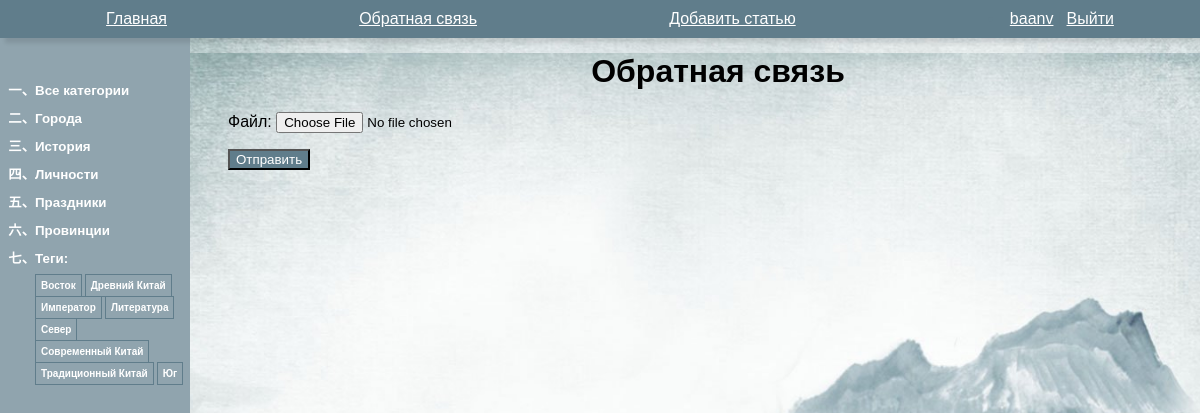
The app's page /china/about/ (signed in) with its own data.
### users/models.py (models this page shows)
class User(AbstractUser):
    photo = models.ImageField(upload_to="users/%Y/%m/%d/", blank=True, null=True, verbose_name="Фотография")
    date_birth = models.DateTimeField(blank=True, null=True, verbose_name="Дата рождения")

### china/models.py (models this page shows, shortened)
class Category(models.Model):
    name = models.CharField(max_length=100, db_index=True,
                            verbose_name="Категория")
    slug = models.SlugField(max_length=255,
                            unique=True, db_index=True)
    def get_absolute_url(self):
        return reverse('category', kwargs={'cat_slug':
                                               self.slug})
    class Meta:
        verbose_name = 'Категория'
        verbose_name_plural = 'Категории'

class TagPost(models.Model):
    tag = models.CharField(max_length=100,
                           db_index=True)
    slug = models.SlugField(max_length=255,
                            unique=True, db_index=True)
    def get_absolute_url(self):
        return reverse('tag', kwargs={'tag_slug': self.slug})

### china/views.py (the view)
# urls.py: path('about/', views.about, name='about'),
@login_required
def about(request):
    if request.method == "POST":
        form = UploadFileForm(request.POST,
                              request.FILES)
        if form.is_valid():
            fp = UploadFiles(file=form.cleaned_data['file'])
            fp.save()
    else:
        form = UploadFileForm()
    return render(request, 'china/about.html',
                  {'title': 'Обратная связь',  'form': form})

### china/forms.py
class UploadFileForm(forms.Form):
    file = forms.FileField(label="Файл")

### china/templatetags/china_tags.py (called while the page is built)
@register.inclusion_tag('china/list_categories.html')
def show_categories(cat_selected_id=0):
    cats = Category.objects.annotate(total=Count("posts")).filter(total__gt=0)
    return {"cats": cats, "cat_selected": cat_selected_id}

@register.inclusion_tag('china/list_tags.html')
def show_all_tags():
    return {"tags":
                TagPost.objects.annotate(total=Count("tags")).filter(total__gt=0)}

### users/context_processors.py (called while the page is built)
def get_china_context(request):
    return {'mainmenu': menu}

### china/templates/china/about.html (shortened to what this page needs)
{% extends 'base.html' %}
{% block content %}
<h1>{{title}}</h1>
<form action="" method="post" enctype="multipart/form-data">
 {{ form.as_p }}
 <button type="submit">Отправить</button></p>
</form>
{% endblock %}

### templates/base.html (shortened to what this page needs)
<!DOCTYPE html>
{% load static %}
{% load china_tags %}
{% autoescape off %}
<html>
<head>
    <link type="text/css" href="{% static 'china/css/styles.css' %}" rel="stylesheet"/>
</head>
<body>
{% block mainmenu %}
<nav>
    {% for m in mainmenu %}
    <a href="{% url m.url_name %}">{{ m.title }}</a>
    {% endfor %}
    {% if user.is_authenticated %}
    <li class="last"><a href="{% url 'users:profile'%}">{{user.username}}</a> | <a href="{% url 'users:logout' %}">Выйти</a></li>
    {% else %}
    <a class="last" href="{% url 'users:login' %}">Войти</a> |
    <a href="{% url 'users:register' %}">Регистрация</a>
    {% endif %}
</nav>
{% endblock mainmenu %}
<div class="left-menu">
    <td valign="top" class="left-chapters">
        <ul id="leftchapters">
            {% if cat_selected == 0 or cat_selected is None %}
            <li class="selected">Все
                категории
            </li>
            {% else %}
            <li><a href="{% url 'home' %}">Все
                категории</a></li>
            {% endif %}
            {% show_categories cat_selected %}
            <li>{% show_all_tags %}</li>
        </ul>
    </td>
</div>
<div class="main-content">
    {% block content %} {% endblock %}
</div>
{% endautoescape %}
</body>
</html>

### china/templates/china/list_categories.html
{% for cat in cats %}
 {% if cat.id == cat_selected %}
 <li
class="selected">{{cat.name}}</li>
 {% else %}
 <li><a href="{{ cat.get_absolute_url}}">{{cat.name}}</a></li>
 {% endif %}
{% endfor %}

### china/templates/china/list_tags.html
{% if tags %}
Теги:</p>
<ul class="tags-list">
    {% for t in tags %}
    <li><a
            href="{{t.get_absolute_url}}">{{t.tag}}</a></li>
    {% endfor %}
</ul>
{% endif %}

### static/china/css/styles.css (style rules this page uses)
html, body { font-family: 'Arial'; padding: 0; height: 100%; width: 100%; background-image: url("../images/back.jpg"); background-size: cover; }
h1 { display: flex; justify-content: center; flex-wrap: wrap; align-content: flex-end; font-size: 2em; margin-block-start: 1.67em; margin-block-end: 0.67em; margin-inline-start: 0px; margin-inline-end: 0px; font-weight: bold; }
nav { position: fixed; color: #607d8b; background-color: #607d8b; top: 0; padding: 10px; left: 0; width: 100%; z-index: 1000; box-shadow: 5px 5px 4px rgba(0, 0, 0, 0.1); display: flex; justify-content: space-around; align-content: flex-end; flex-wrap: wrap; flex-direction: row; }
nav a { color: #ffffff; }
.left-menu { float: left; width: 100px; position: fixed; left: 0; top: 0; background-color: #90a4ae; height: 100%; width: 170px; padding-left: 20px; padding-top: 80px; }
.left-menu ul { list-style: none; padding: 0px; margin: 0px; font-variant: common-ligatures; font-size: smaller; font-weight: bold; list-style: cjk-ideographic; }
.left-menu ul li { margin-bottom: 10px; margin-left: 15px; color: white; text-decoration: none; }
.left-menu a { color: #ffffff; text-decoration: none; }
.main-content { margin-left: 220px; }
ul.tags-list { width: 100%; margin: 0; padding: 0; list-style: none; }
ul.tags-list li { margin: 0; padding: 0 0 10px; display: inline-block; }
ul.tags-list li a { padding: 5px; font-size: 10px; border: 1px solid #607d8b; color: white; }
input { background: space; }
button { color: #ffffff; background-color: #607d8b; }

### records on screen
User: username "baanv"
Category: name "Города"
Category: name "История"
Category: name "Личности"
Category: name "Праздники"
Category: name "Провинции"
TagPost: tag "Восток"
TagPost: tag "Древний Китай"
TagPost: tag "Император"
TagPost: tag "Литература"
TagPost: tag "Север"
TagPost: tag "Современный Китай"
TagPost: tag "Традиционный Китай"
TagPost: tag "Юг"

### other values on screen
{{ m.title }} "Главная" "Обратная связь" "Добавить статью"
{{ title }} "Обратная связь"
